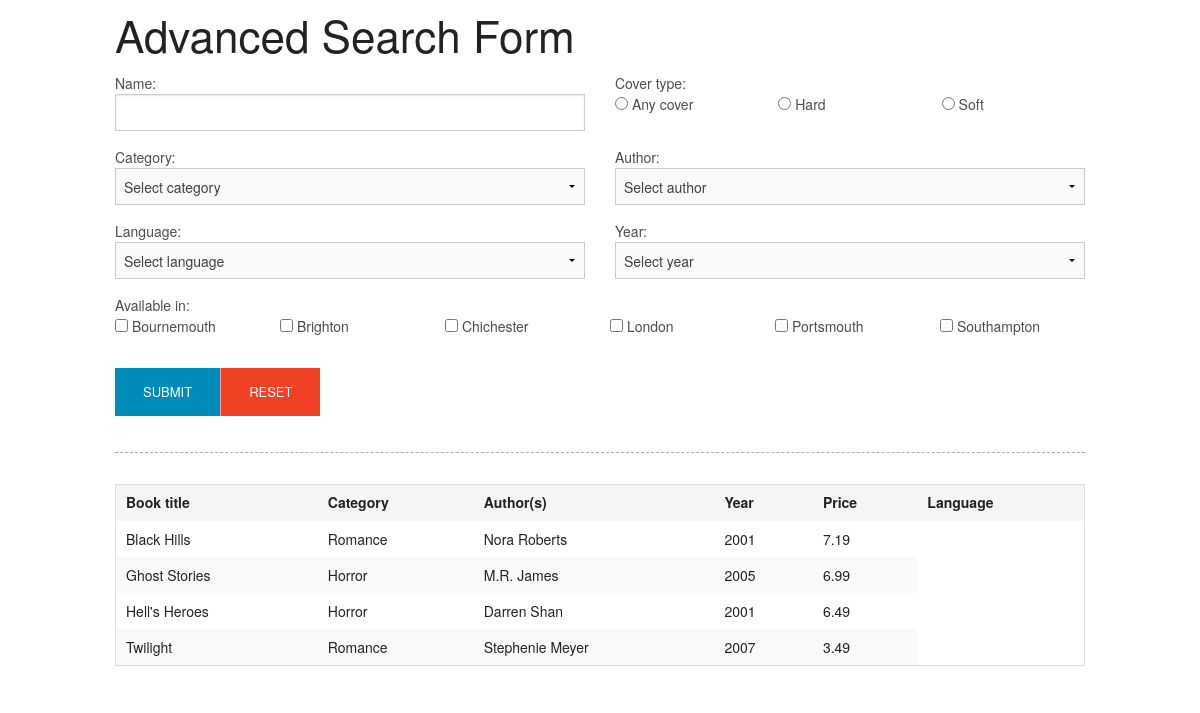
Screenshot of /new_improved_version_completed/index.php with the database file from the repository.
### tables this page shows
CREATE TABLE `covers` (
  `id` tinyint(1) NOT NULL AUTO_INCREMENT,
  `name` varchar(20) NOT NULL,
  PRIMARY KEY (`id`)
);

CREATE TABLE `locations` (
  `id` int(11) NOT NULL AUTO_INCREMENT,
  `name` varchar(255) NOT NULL,
  PRIMARY KEY (`id`)
);

CREATE TABLE `books` (
  `id` int(11) NOT NULL AUTO_INCREMENT,
  `isbn` varchar(50) NOT NULL,
  `title` varchar(255) NOT NULL,
  `description` text NOT NULL,
  `category` int(11) NOT NULL,
  `price` decimal(8,2) NOT NULL,
  `date_released` date NOT NULL,
  `date_added` datetime NOT NULL,
  PRIMARY KEY (`id`),
  KEY `FK_CATEGORY` (`category`)
);

CREATE TABLE `categories` (
  `id` int(11) NOT NULL AUTO_INCREMENT,
  `name` varchar(255) NOT NULL,
  PRIMARY KEY (`id`)
);

### new_improved_version_completed/index.php (the view, shortened to what this page needs)
<?php
require_once("inc/functions.php");
$params = fetchSearch(
    array(
        'keyword',
        'category',
        'cover',
        'author',
        'language',
        'year',
        'location'
    ),
    array(
        'location'
    )
);
$records = getRecords($params);
?>
<!DOCTYPE html>
<html>
<head>
    <link rel="stylesheet" href="css/normalize.css">
    <link rel="stylesheet" href="css/foundation.min.css">
    <link rel="stylesheet" href="css/core.css">
</head>
<body>
<div class="row">
    <div class="column">
        <h1>Advanced Search Form</h1>
        <form
          id="search_form"
          method="get"
          >
            <div class="row">
                <div class="medium-6 columns">
                    <label
                        for="keyword"
                        >
                        Name:
                        </label>
                    <input
                        type="text"
                        name="keyword"
                        id="keyword"
                        value="<?php echo stickyField('keyword'); ?>"
                        >
                </div>
                <div class="medium-6 columns">
                    <label
                        for="cover"
                        >
                        Cover type:
                    </label>
                    <?php echo getCovers(); ?>
                </div>
            </div>
            <div class="row">
                <div class="medium-6 columns">
                    <label
                        for="category"
                        >
                        Category:
                        </label>
                    <?php echo getCategories(); ?>
                </div>
                <div class="medium-6 columns">
                    <label
                        for="author"
                        >
                        Author:
                    </label>
                    <?php echo getAuthors(); ?>
                </div>
            </div>
            <div class="row">
                <div class="medium-6 columns">
                    <label
                        for="language"
                        >
                        Language:
                    </label>
                    <?php echo getLanguages(); ?>
                </div>
                <div class="medium-6 columns">
                    <label
                        for="year"
                        >
                        Year:
                    </label>
                    <?php echo getYears(); ?>
                </div>
            </div>
            <div class="row">
                <div class="column">
                    <label
                        for="location"
                        >
                        Available in:
                    </label>
                    <?php echo getLocations(); ?>
                </div>
            </div>
            <div class="row">
                <div class="column">
                    <ul class="button-group">
                        <li>
                            <button
                                type="submit"
                                class="small button"
                                >SUBMIT</button>
                        </li>
                        <li>
                            <a
                                href="/"
                                class="small button alert"
                                >RESET</a>
                        </li>
                    </ul>
                </div>
            </div>
        </form>
        <div class="divider brtd"></div>
        <?php if (!empty($records)) { ?>
            <table class="tableList">
                <thead>
                    <tr>
                        <th>
                            Book title
                        </th>
                        <th>
                            Category
                        </th>
                        <th>
                            Author(s)
                        </th>
                        <th>
                            Year
                        </th>
                        <th>
                            Price
                        </th>
                        <th>
                            Language
                        </th>
                    </tr>
                </thead>
                <?php foreach($records as $row) { ?>
                    <tr>
                        <td>
                            <?php echo $row['Title']; ?>
                        </td>
                        <td>
                            <?php echo $row['Category']; ?>
                        </td>
                        <td>
                            <?php echo $row['Author']; ?>
                        </td>
                        <td>
                            <?php echo $row['Year']; ?>
                        </td>
                        <td>
                            <?php echo $row['Price']; ?>
                        </td>
                    </tr>
                <?php } ?>
            </table>
        <?php } else { ?>
            <p>There are no records available.</p>
        <?php } ?>
    </div>
</div>
</body>
</html>

### new_improved_version_completed/inc/functions.php (shortened to what this page needs)
<?php
function processParams($params = null) {
    if (empty($params)) {
        return array();
    }
    $paramsConverted = array();
    return $paramsConverted;
}
function query($sql = null, $params = null) {
    $objDb = new PDO('mysql:dbname='.DB_NAME.';host='.DB_HOST, DB_USER, DB_PASSWORD, array(
        PDO::MYSQL_ATTR_INIT_COMMAND => "SET NAMES utf8",
        PDO::ATTR_ERRMODE => PDO::ERRMODE_EXCEPTION
    ));
    $statement = $objDb->prepare($sql);
    $paramsConverted = processParams($params);
    if (
        !$statement->execute($paramsConverted) ||
        $statement->errorCode() != '00000'
    ) {
        $errorInfo = $statement->errorInfo();
        throw new PDOException(
            "Database error [{$errorInfo[0]}]: {$errorInfo[2]}, driver error code is {$errorInfo[1]} <br /> SQL: {$sql}"
        );
    }
    return $statement;
}
function fetchRecords($sql = null, $params = null) {
    try {
        $statement = query($sql, $params);
        return $statement->fetchAll(PDO::FETCH_ASSOC);
    } catch (PDOException $e) {
        echo $e->getMessage();
        exit();
    }
}
function isGet($key = null) {
    return (
        !empty($_GET) &&
        array_key_exists($key, $_GET) &&
        !isEmpty($_GET[$key])
    );
}
function getGet($key = null) {
    if (!isGet($key)) {
        return null;
    }
    return urldecode(stripslashes($_GET[$key]));
}
function isGetValue($key = null, $value = null) {
    return (
        isGet($key) &&
        $_GET[$key] == $value
    );
}
function stickyField($key = null) {
    return getGet($key);
}
function stickySelect($key = null, $value = null) {
    return isGetValue($key, $value) ? ' selected' : null;
}
function stickyCheckboxRadio($key = null, $value = null) {
    return isGetValue($key, $value) ? ' checked' : null;
}
function makeSelect(
    $records = null,
    $name = null,
    $defaultLabel = 'Select one',
    $idField = 'id',
    $nameField = 'name'
) {
    $out  = '<select name="';
    $out .= $name;
    $out .= '" id="';
    $out .= $name;
    $out .= '">';
    $out .= '<option value="">';
    $out .= $defaultLabel;
    $out .= '</option>';
    foreach($records as $row) {
        $out .= '<option value="';
        $out .= $row[$idField];
        $out .= '"';
        $out .= stickySelect($name, $row[$idField]);
        $out .= '>';
        $out .= $row[$nameField];
        $out .= '</option>';
    }
    $out .= '</select>';
    return $out;
}
function fetchSearch($expected = null, $multiple = null) {
    $out = array();
    return $out;
}
function getRecords($search = null) {
    $params = array();
    $sql = "SELECT DISTINCT(`books`.`id`),
            `books`.`title` AS `Title`,
            YEAR(`books`.`date_released`) AS Year,
            `books`.`price` AS `Price`,
            `categories`.`name` AS `Category`,
            -- `languages`.`name` AS `Language`,
            (
                SELECT
                GROUP_CONCAT(`name` ORDER BY `name` ASC SEPARATOR ', ')
                FROM `authors`
                WHERE `id` IN (
                    SELECT `author_id`
                    FROM `books_authors`
                    WHERE `book_id` = `books`.`id`
                )
            ) AS `Author`
           FROM `books`
           JOIN `categories`
                ON `categories`.`id` = `books`.`category`";
    $sql .= " ORDER BY `books`.`title` ASC";
    return fetchRecords($sql, $params);
}
function getLanguages() {
    $sql = "SELECT *
            FROM `languages`
            ORDER BY `name` ASC";
    $records = fetchRecords($sql);
    return makeSelect($records, 'language', 'Select language');
}
function getAuthors() {
    $sql = "SELECT *
            FROM `authors`
            ORDER BY `name` ASC";
    $records = fetchRecords($sql);
    return makeSelect($records, 'author', 'Select author');
}
function getCategories() {
    $sql = "SELECT *
            FROM `categories`
            ORDER BY `name` ASC";
    $records = fetchRecords($sql);
    return makeSelect($records, 'category', 'Select category');
}
function getYears() {
    $sql = "SELECT DISTINCT(YEAR(`date_released`)) AS `year`
            FROM `books`
            ORDER BY `date_released` ASC";
    $records = fetchRecords($sql);
    return makeSelect($records, 'year', 'Select year', 'year', 'year');
}
function getCovers() {
    $sql = "SELECT *
            FROM `covers`
            ORDER BY `name` ASC";
    $records = fetchRecords($sql);
    $out  = '<ul class="medium-block-grid-3">';
    $out .= '<li>';
    $out .= '<label for="cover-0">';
    $out .= '<input type="radio" name="cover" id="cover-0" value="0"';
    $out .= isGetValue('cover', '0') ? ' checked' : null;
    $out .= '> Any cover</label>';
    $out .= '</li>';
    foreach($records as $row) {
        $out .= '<li>';
        $out .= '<label for="cover-';
        $out .= $row['id'];
        $out .= '">';
        $out .= '<input type="radio" name="cover" id="cover-';
        $out .= $row['id'];
        $out .= '" value="';
        $out .= $row['id'];
        $out .= '"';
        $out .= stickyCheckboxRadio('cover', $row['id']);
        $out .= '> ';
        $out .= $row['name'];
        $out .= '</label>';
        $out .= '</li>';
    }
    $out .= '</ul>';
    return $out;
}
function getLocations() {
    $sql = "SELECT * FROM
            `locations` ORDER BY
            `name` ASC";
    $records = fetchRecords($sql);
    $out  = '<ul class="medium-block-grid-6">';
    foreach($records as $row) {
        $out .= '<li>';
        $out .= '<label for="location-';
        $out .= $row['id'];
        $out .= '">';
        $out .= '<input type="checkbox" name="location-';
        $out .= $row['id'];
        $out .= '" id="location-';
        $out .= $row['id'];
        $out .= '" value="';
        $out .= $row['id'];
        $out .= '"';
        $out .= stickyCheckboxRadio('location-'.$row['id'], $row['id']);
        $out .= '> ';
        $out .= $row['name'];
        $out .= '</label>';
        $out .= '</li>';
    }
    $out .= '</ul>';
    return $out;
}

### new_improved_version_completed/css/core.css (style rules this page uses)
.divider { width: 100%; height: 2rem; clear: both; padding: 0; margin: 0; }
.brtd { border-top: dashed 1px #aaa; }
.tableList { width: 100%; }

### rows the page displays
covers: value "Hard"
covers: value "Soft"
locations: value "Bournemouth"
locations: value "Brighton"
locations: value "Chichester"
locations: value "London"
locations: value "Portsmouth"
locations: value "Southampton"
books: title "Black Hills", category.name "Romance", Author "Nora Roberts", Year "2001", price "7.19"
books: title "Ghost Stories", category.name "Horror", Author "M.R. James", Year "2005", price "6.99"
books: title "Hell's Heroes", category.name "Horror", Author "Darren Shan", Year "2001", price "6.49"
books: title "Twilight", category.name "Romance", Author "Stephenie Meyer", Year "2007", price "3.49"

### other values shown
form field category "Select category"
form field author "Select author"
form field language "Select language"
form field year "Select year"
